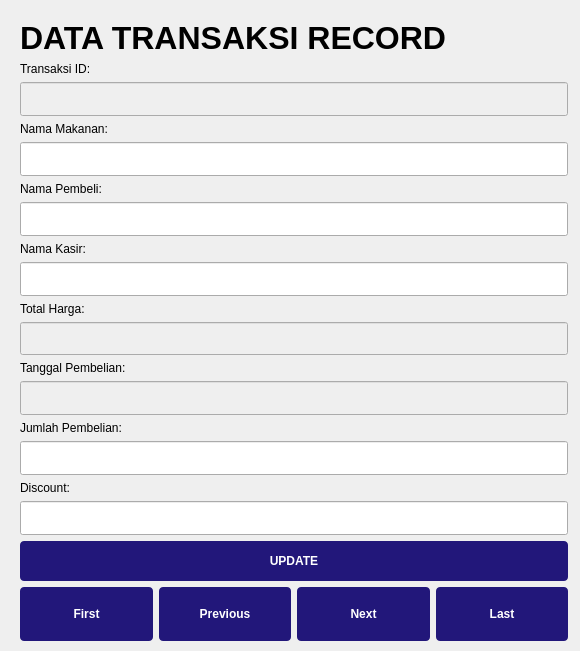
<?xml version="1.0" encoding="UTF-8"?>
<ui version="4.0">
 <class>TransaksiRecord</class>
 <widget class="QDialog" name="TransaksiRecord">
  <property name="geometry">
   <rect>
    <x>0</x>
    <y>0</y>
    <width>580</width>
    <height>651</height>
   </rect>
  </property>
  <property name="windowTitle">
   <string>Dialog</string>
  </property>
  <widget class="QWidget" name="verticalLayoutWidget">
   <property name="geometry">
    <rect>
     <x>20</x>
     <y>20</y>
     <width>548</width>
     <height>621</height>
    </rect>
   </property>
   <layout class="QVBoxLayout" name="MainLayout">
    <property name="sizeConstraint">
     <enum>QLayout::SetDefaultConstraint</enum>
    </property>
    <item>
     <widget class="QLabel" name="label">
      <property name="sizePolicy">
       <sizepolicy hsizetype="Fixed" vsizetype="Fixed">
        <horstretch>0</horstretch>
        <verstretch>0</verstretch>
       </sizepolicy>
      </property>
      <property name="font">
       <font>
        <pointsize>24</pointsize>
        <weight>75</weight>
        <bold>true</bold>
       </font>
      </property>
      <property name="text">
       <string>DATA TRANSAKSI RECORD</string>
      </property>
     </widget>
    </item>
    <item>
     <layout class="QVBoxLayout" name="verticalLayout_14">
      <item>
       <layout class="QVBoxLayout" name="verticalLayout_2">
        <item>
         <widget class="QLabel" name="label_2">
          <property name="sizePolicy">
           <sizepolicy hsizetype="Fixed" vsizetype="Fixed">
            <horstretch>0</horstretch>
            <verstretch>0</verstretch>
           </sizepolicy>
          </property>
          <property name="text">
           <string>Transaksi ID:</string>
          </property>
         </widget>
        </item>
        <item>
         <widget class="QLineEdit" name="ID">
          <property name="enabled">
           <bool>false</bool>
          </property>
          <property name="sizePolicy">
           <sizepolicy hsizetype="Expanding" vsizetype="Expanding">
            <horstretch>0</horstretch>
            <verstretch>0</verstretch>
           </sizepolicy>
          </property>
         </widget>
        </item>
       </layout>
      </item>
     </layout>
    </item>
    <item>
     <layout class="QVBoxLayout" name="verticalLayout_13">
      <item>
       <widget class="QLabel" name="label_5">
        <property name="sizePolicy">
         <sizepolicy hsizetype="Fixed" vsizetype="Fixed">
          <horstretch>0</horstretch>
          <verstretch>0</verstretch>
         </sizepolicy>
        </property>
        <property name="text">
         <string>Nama Makanan:</string>
        </property>
       </widget>
      </item>
      <item>
       <widget class="QLineEdit" name="Makanan">
        <property name="enabled">
         <bool>true</bool>
        </property>
        <property name="sizePolicy">
         <sizepolicy hsizetype="Expanding" vsizetype="Expanding">
          <horstretch>0</horstretch>
          <verstretch>0</verstretch>
         </sizepolicy>
        </property>
       </widget>
      </item>
     </layout>
    </item>
    <item>
     <layout class="QVBoxLayout" name="verticalLayout_12">
      <item>
       <widget class="QLabel" name="label_6">
        <property name="sizePolicy">
         <sizepolicy hsizetype="Fixed" vsizetype="Fixed">
          <horstretch>0</horstretch>
          <verstretch>0</verstretch>
         </sizepolicy>
        </property>
        <property name="text">
         <string>Nama Pembeli:</string>
        </property>
       </widget>
      </item>
      <item>
       <widget class="QLineEdit" name="Pembeli">
        <property name="enabled">
         <bool>true</bool>
        </property>
        <property name="sizePolicy">
         <sizepolicy hsizetype="Expanding" vsizetype="Expanding">
          <horstretch>0</horstretch>
          <verstretch>0</verstretch>
         </sizepolicy>
        </property>
       </widget>
      </item>
     </layout>
    </item>
    <item>
     <layout class="QVBoxLayout" name="verticalLayout_11">
      <item>
       <widget class="QLabel" name="label_7">
        <property name="sizePolicy">
         <sizepolicy hsizetype="Fixed" vsizetype="Fixed">
          <horstretch>0</horstretch>
          <verstretch>0</verstretch>
         </sizepolicy>
        </property>
        <property name="text">
         <string>Nama Kasir:</string>
        </property>
       </widget>
      </item>
      <item>
       <widget class="QLineEdit" name="Kasir">
        <property name="sizePolicy">
         <sizepolicy hsizetype="Expanding" vsizetype="Expanding">
          <horstretch>0</horstretch>
          <verstretch>0</verstretch>
         </sizepolicy>
        </property>
       </widget>
      </item>
     </layout>
    </item>
    <item>
     <layout class="QVBoxLayout" name="verticalLayout_8">
      <item>
       <widget class="QLabel" name="label_10">
        <property name="sizePolicy">
         <sizepolicy hsizetype="Preferred" vsizetype="Fixed">
          <horstretch>0</horstretch>
          <verstretch>0</verstretch>
         </sizepolicy>
        </property>
        <property name="text">
         <string>Total Harga:</string>
        </property>
       </widget>
      </item>
      <item>
       <widget class="QLineEdit" name="Total">
        <property name="enabled">
         <bool>false</bool>
        </property>
        <property name="sizePolicy">
         <sizepolicy hsizetype="Expanding" vsizetype="Expanding">
          <horstretch>0</horstretch>
          <verstretch>0</verstretch>
         </sizepolicy>
        </property>
       </widget>
      </item>
     </layout>
    </item>
    <item>
     <layout class="QVBoxLayout" name="verticalLayout_10">
      <item>
       <widget class="QLabel" name="label_8">
        <property name="sizePolicy">
         <sizepolicy hsizetype="Fixed" vsizetype="Fixed">
          <horstretch>0</horstretch>
          <verstretch>0</verstretch>
         </sizepolicy>
        </property>
        <property name="text">
         <string>Tanggal Pembelian:</string>
        </property>
       </widget>
      </item>
      <item>
       <widget class="QLineEdit" name="Tanggal">
        <property name="enabled">
         <bool>false</bool>
        </property>
        <property name="sizePolicy">
         <sizepolicy hsizetype="Expanding" vsizetype="Expanding">
          <horstretch>0</horstretch>
          <verstretch>0</verstretch>
         </sizepolicy>
        </property>
       </widget>
      </item>
     </layout>
    </item>
    <item>
     <layout class="QVBoxLayout" name="verticalLayout_9">
      <item>
       <widget class="QLabel" name="label_9">
        <property name="sizePolicy">
         <sizepolicy hsizetype="Fixed" vsizetype="Fixed">
          <horstretch>0</horstretch>
          <verstretch>0</verstretch>
         </sizepolicy>
        </property>
        <property name="text">
         <string>Jumlah Pembelian:</string>
        </property>
       </widget>
      </item>
      <item>
       <widget class="QLineEdit" name="Jumlah">
        <property name="sizePolicy">
         <sizepolicy hsizetype="Expanding" vsizetype="Expanding">
          <horstretch>0</horstretch>
          <verstretch>0</verstretch>
         </sizepolicy>
        </property>
       </widget>
      </item>
     </layout>
    </item>
    <item>
     <layout class="QVBoxLayout" name="verticalLayout_16">
      <item>
       <widget class="QLabel" name="label_11">
        <property name="sizePolicy">
         <sizepolicy hsizetype="Fixed" vsizetype="Fixed">
          <horstretch>0</horstretch>
          <verstretch>0</verstretch>
         </sizepolicy>
        </property>
        <property name="text">
         <string>Discount:</string>
        </property>
       </widget>
      </item>
      <item>
       <widget class="QLineEdit" name="Discount">
        <property name="sizePolicy">
         <sizepolicy hsizetype="Expanding" vsizetype="Expanding">
          <horstretch>0</horstretch>
          <verstretch>0</verstretch>
         </sizepolicy>
        </property>
       </widget>
      </item>
     </layout>
    </item>
    <item>
     <widget class="QPushButton" name="UPDATE">
      <property name="minimumSize">
       <size>
        <width>0</width>
        <height>40</height>
       </size>
      </property>
      <property name="styleSheet">
       <string notr="true">background: #22177A;
color: white;
font-weight: bold;
border: none;
padding-left: 20px;
padding-right: 20px;
border-radius: 4px;</string>
      </property>
      <property name="text">
       <string>UPDATE</string>
      </property>
     </widget>
    </item>
    <item>
     <layout class="QHBoxLayout" name="horizontalLayout_2">
      <item>
       <widget class="QPushButton" name="FIRST">
        <property name="sizePolicy">
         <sizepolicy hsizetype="Minimum" vsizetype="Expanding">
          <horstretch>0</horstretch>
          <verstretch>0</verstretch>
         </sizepolicy>
        </property>
        <property name="styleSheet">
         <string notr="true">background: #22177A;
color: white;
font-weight: bold;
border: none;
padding-left: 20px;
padding-right: 20px;
border-radius: 4px;</string>
        </property>
        <property name="text">
         <string>First</string>
        </property>
       </widget>
      </item>
      <item>
       <widget class="QPushButton" name="PREV">
        <property name="sizePolicy">
         <sizepolicy hsizetype="Minimum" vsizetype="Expanding">
          <horstretch>0</horstretch>
          <verstretch>0</verstretch>
         </sizepolicy>
        </property>
        <property name="styleSheet">
         <string notr="true">background: #22177A;
color: white;
font-weight: bold;
border: none;
padding-left: 20px;
padding-right: 20px;
border-radius: 4px;</string>
        </property>
        <property name="text">
         <string>Previous</string>
        </property>
       </widget>
      </item>
      <item>
       <widget class="QPushButton" name="NEXT">
        <property name="sizePolicy">
         <sizepolicy hsizetype="Minimum" vsizetype="Expanding">
          <horstretch>0</horstretch>
          <verstretch>0</verstretch>
         </sizepolicy>
        </property>
        <property name="styleSheet">
         <string notr="true">background: #22177A;
color: white;
font-weight: bold;
border: none;
padding-left: 20px;
padding-right: 20px;
border-radius: 4px;</string>
        </property>
        <property name="text">
         <string>Next</string>
        </property>
       </widget>
      </item>
      <item>
       <widget class="QPushButton" name="LAST">
        <property name="sizePolicy">
         <sizepolicy hsizetype="Minimum" vsizetype="Expanding">
          <horstretch>0</horstretch>
          <verstretch>0</verstretch>
         </sizepolicy>
        </property>
        <property name="styleSheet">
         <string notr="true">background: #22177A;
color: white;
font-weight: bold;
border: none;
padding-left: 20px;
padding-right: 20px;
border-radius: 4px;</string>
        </property>
        <property name="text">
         <string>Last</string>
        </property>
       </widget>
      </item>
     </layout>
    </item>
   </layout>
  </widget>
 </widget>
 <resources/>
 <connections/>
</ui>
